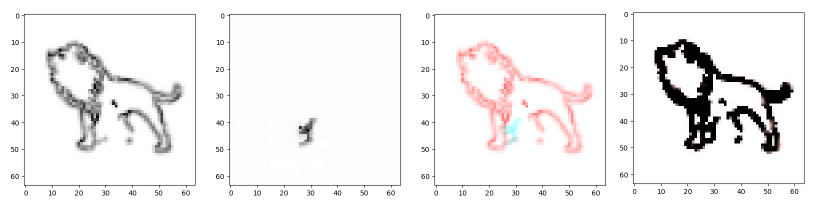
#> input picture result.png, 1626 x 414 px, given in place of lion_0187_000.png, which was not available (shown at 1/2 size)
$ jupyter execute --allow-errors test.ipynb
#> lines starting #> are read from the running program, lines starting #| are printed output that depends on the picture; after the words box and inside, x2 and y2 are one past the last pixel; in counts of white or black regions, pixels touching at a corner belong together; pictures that were not available may be replaced by others from this repository, and a replacement may not be noted
### models/dataset_generator.py
from classes.video_clip import VideoClip

import random
import cv2
import numpy as np
import tensorflow as tf

from albumentations import  ReplayCompose, Compose, HorizontalFlip, CropAndPad, SafeRotate, ShiftScaleRotate, Affine


class DataSetGenerator(tf.keras.utils.Sequence):
    '''
    DataSetGenerator는 tf.keras.utils.Sequence를 상속.
        def __len__(self):
        def __getitem__(self, index):
        on_epoch_end
    5d의 batch dataset을 만들어 주는 base 클래스.
    '''
    def __init__(self, imgs=[], imgw=64, imgh=64, time_step=20, batch_size=16,
                 seq_type='forward', label_type='1step', aug_prob=0.4,
                 stacked=True, overlap=False, fill_box=False, invert=False):
        '''
        dataset: 5d(bthwc) dataset
        batch_size: batch_size입니다.
        img_size: preprocess에 사용할 입력이미지의 크기입니다.
        seq_type: random, forward, reverse
        label_type: 1step, all, same
        '''
#> called with imgw = 64, imgh = 64, time_step = 20, batch_size = 4, seq_type = 'aforward', label_type = '1step', aug_prob = 0.4, stacked = False
        self.imgs = imgs
        self.img_w = imgw
        self.img_h = imgh
        self.time_step = time_step
        self.batch_size = batch_size
        self.shuffle = True
        self.seq_type = seq_type
        self.label_type = label_type
        self.stacked = stacked
        self.overlap = overlap
        self.fill_box = fill_box
        self.invert = invert
        self.data_count = len(self.imgs)

        self.augmentation_list = [None, ]
        self.augmentation_list.append(ReplayCompose([HorizontalFlip(p=1.0)])) # 좌우대칭
#> (this line was passed over: albumentations is not available in this run)
        self.augmentation_list.append(ReplayCompose([CropAndPad(
                                        percent=(-0.2, 0.2), p=1.0, pad_mode=cv2.BORDER_CONSTANT,
                                        pad_cval=1.0, keep_size=True)])) # crop and pad(size same)
#> (this line was passed over: albumentations is not available in this run)
        self.augmentation_list.append(ReplayCompose([SafeRotate(
                                        limit=[-45, 45], interpolation=1, border_mode=cv2.BORDER_CONSTANT,
                                        value=1.0, mask_value=None, always_apply=False, p=1.0)])) # saferotate(size same)
#> (this line was passed over: albumentations is not available in this run)

        self.augmentation = ReplayCompose([
                                            HorizontalFlip(p=aug_prob),
                                            CropAndPad( percent=(-0.2, 0.2), p=aug_prob,
                                               pad_mode=cv2.BORDER_CONSTANT, pad_cval=1.0, keep_size=True),
                                            SafeRotate(limit=[-45, 45], interpolation=1, border_mode=cv2.BORDER_CONSTANT,
                                                      value=1.0, mask_value=None, always_apply=False, p=aug_prob),
                                            ShiftScaleRotate(shift_limit=0.1, scale_limit=0.1, rotate_limit=0, p=aug_prob,
                                                             value=1.0, border_mode=cv2.BORDER_CONSTANT),
                                            # Affine(translate_percent=0.2, p=aug_prob, cval=1.0, mode=cv2.BORDER_CONSTANT),
                                            Affine(translate_percent=None, shear=15, p=aug_prob, cval=1.0, mode=cv2.BORDER_CONSTANT),
                                           ])
        self.on_epoch_end()


    # [6 lines left out: function __len__, not called in this run]


    def on_epoch_end(self):
        if self.shuffle is True:
            np.random.shuffle(self.imgs)


    # [130 lines left out: functions __getitem__, create_rest_frames, create_shifted_frames, not called in this run]


    # def on_epoch_end(self):
    #     return self


# [44 lines that do not run on import are left out]

    # [22 lines of commented-out code are left out]


### apps/frame_maker.py
import os
import glob
import tkinter as tk
from tkinter import filedialog

import apps.config_env as cfg

from utils.guis import BaseGuiClass, unit_x, unit_y
from utils.files import dir_path_change
from classes.sketch_canvas import SketchCanvas


class FrameMaker(BaseGuiClass):
    '''
    FrameMaker 다이얼로그 생성 클래스.
    '''

    def __init__(self):
        '''
        widget들을 생성.
        w, h는 unit_x, unit_y의 배수 크기를 의미함.
        '''
        super().__init__()

        self.title("FrameMaker")
        self.geometry('550x700')
        self.resizable(0, 0)

        if os.name == 'nt':
            self.left_key = 37
            self.up_key = 38
            self.right_key = 39
            self.down_key = 40
        else:
            self.left_key = 113
            self.up_key = 111
            self.right_key = 114
            self.down_key = 116

        self.load_base_path = cfg.IMG_LOAD_BASE_PATH
        self.save_base_path = cfg.IMG_SAVE_BASE_PATH
        self.load_img_dir = self.load_base_path
        self.save_img_dir = self.save_base_path
        self.file_path = ""

        # for batch crop all
        self.batch_img_list = []
        self.next_batch_idx = -1

        p = self._last_pos.copy()
        self.load_label = self.add_label("load path", **p)
        self.load_entry = self.add_entry(**self.side_xy(), w=30)
        self.load_entry.delete(0, 'end')
        self.load_entry.insert(0, self.load_img_dir)
        xy = self.side_xy(offset=1)
        self.load_dir_btn = self.add_button("select", command=self.load_dir_btn_handler, **xy, w=10)

        xy = self.next_xy(p, offset=1)
        self.save_label = self.add_label("save path", **xy)
        self.save_entry = self.add_entry(**self.side_xy(), w=30)
        self.save_entry.delete(0, 'end')
        self.save_entry.insert(0, self.save_img_dir)
        xy = self.side_xy(offset=1)
        self.save_dir_btn = self.add_button("select", command=self.save_dir_btn_handler, **xy, w=10)
        xy = self.side_xy(offset=1)
        self.open_dir_btn = self.add_button("open", command=self.open_dir_btn_handler, **xy, w=10)

        xy = self.next_xy(p, offset=3)
        self.img_label = self.add_label("None", **xy, w=20)
        xy = self.side_xy(offset=1)
        self.load_img_btn = self.add_button("select", command=self.load_img_btn_handler, **xy, w=10)
        xy = self.side_xy(offset=1)
        self.batch_load_btn = self.add_button("Batch Start", command=self.batch_load_btn_handler, **xy, w=10)
        xy = self.side_xy(offset=1)
        self.save_clip_btn = self.add_button("save clip", command=self.save_clip_to_gif, **xy, w=10)


        # canvas 512*512 추가.
        self.canvas_wgt = self.add_canvas(x=2, y=6, w=int(cfg.CANVAS_W/unit_x), h=int(cfg.CANVAS_H/unit_y))
        self.canvas = SketchCanvas(self.canvas_wgt, 'yellow', 'black')

        xy = self.next_xy(offset=34)
        self.zoom_in_btn = self.add_button("+", command=lambda m="+": self.zoom_btn_handler(m), **xy, w=10)
        self.zoom_out_btn = self.add_button("-", command=lambda m="-": self.zoom_btn_handler(m), **self.side_xy(offset=1), w=10)

        crop_w, crop_h = self.canvas.crop_box.wh()
        self.crop_width_entry = self.add_entry(**self.side_xy(offset=3), w=10)
        self.crop_width_entry.delete(0, 'end')
        self.crop_width_entry.insert(0, crop_w)
        self.crop_height_entry = self.add_entry(**self.side_xy(offset=1), w=10)
        self.crop_height_entry.delete(0, 'end')
        self.crop_height_entry.insert(0, crop_h)

        # event bind
        self.bind("<Key>", self.keyboard_handler)
        self.crop_width_entry.bind('<Return>', self.keyboard_handler)
        self.crop_height_entry.bind('<Return>', self.keyboard_handler)


    # [176 lines left out: functions update_crop_box, save_to_gif, keyboard_handler, zoom_btn_handler, save_clip_to_gif, open_dir_btn_handler and 5 more, not called in this run]


# [7 lines that do not run on import are left out]


### notebooks/test.ipynb
[cell 1]
import os,sys
sys.path.insert(1, os.path.join(os.getcwd()  , '..'))

[cell 2]
import cv2
import os
import glob
import numpy as np
from utils.files import dir_path_change
from PIL import Image, ImageDraw
import matplotlib.pyplot as plt
from classes.image_frame import ImgFrame
from classes.video_clip import VideoClip

from IPython.display import clear_output


IMG_LOAD_BASE_PATH = '/home/evergrin/tmp/new_100/'
IMG_SAVE_BASE_PATH = '/home/evergrin/tmp/new_100_rename/'


gif_list = glob.glob(os.path.join(IMG_LOAD_BASE_PATH, "*.gif"))

[cell 3]
# 파일명 변경.

for idx, gif_file in enumerate(gif_list):

    # rename gif files
    new_file = os.path.join(IMG_SAVE_BASE_PATH, f"lion_{idx+920:04d}.gif")
    # new_file = dir_path_change(gif_file, IMG_SAVE_BASE_PATH, "gif")

    vclip = VideoClip()
    vclip.load_gif(gif_file, grayscale=True)
    vclip.resize(256, 256)
    vclip.make_gif(new_file)

    print(new_file)
    # os.system(f"cp {gif_file} {new_file}")

[cell 4]
# file의 frame count표시

for idx, gif_file in enumerate(gif_list[:1]):

    vclip = VideoClip()
    vclip.load_gif('/home/evergrin/iu/datas/data_set/lion_1210.gif', grayscale=True)

    print(gif_file, len(vclip.clips))

[cell 5]
# show first / last frame to check

for idx, gif_file in enumerate(gif_list):

    vclip = VideoClip()
    vclip.load_gif(gif_file, grayscale=True)

    # shwo first / last frame
    first_frame = vclip.clips[0]
    last2_frame = vclip.clips[-2]
    last_frame = vclip.clips[-1]

    # print(gif_file, ":", np.array_equal(first_frame, last_frame))
    first_img = first_frame.to_image()
    last2_img = last2_frame.to_image()
    last_img = last_frame.to_image()

    fig, axes = plt.subplots(nrows = 1, ncols = 3, figsize=(15, 3))
    axes[0].imshow(first_img, cmap='gray')
    axes[1].imshow(last2_img, cmap='gray')
    axes[2].imshow(last_img, cmap='gray')
    print(gif_file)
    plt.show()

    aaa = input()
    if 'q' == aaa:
        break

    clear_output(wait=True)

[cell 6]
# gif split and rearrange.

# [21 lines left out: function split_rearrange, not called in this run]


# for idx, gif_file in enumerate(gif_list[0]):
#     split_rearrange(gif_file, size=10) # size 5이상.

#> (the rest of this cell did not finish here and is left out)

[cell 7]
# gif split and rearrange for IU-Sketch

# [27 lines left out: function split_rearrange, not called in this run]


for idx, gif_file in enumerate(gif_list):
    split_rearrange(gif_file, size=4) # size 5이상.

[cell 8]
for idx, gif_file in enumerate(gif_list):

    vclip = VideoClip()
    vclip.load_gif(gif_file, grayscale=True)

    newclip = vclip.split(dx=50,dy=50, included_top=True)

    newclip = newclip.adjacent_clips(included_top=2, seq_type=1)

    stackedclip = newclip.stacked_frames_clip()

    new_file = dir_path_change(gif_file, IMG_SAVE_BASE_PATH, "gif")
    # print(gif_file, " -> ", new_file)
    newclip.make_gif(new_file, fps=5)

[cell 9]
import os, glob, random
from time import time
import numpy as np
import matplotlib.pyplot as plt

import tensorflow as tf
import tensorflow.keras as keras
from tensorflow.keras import layers
from tensorflow.keras.models import Model
from tensorflow.keras.utils import plot_model
from tensorflow.keras.layers import ThresholdedReLU

from tensorflow.keras import layers, Input, Model
from tensorflow.keras import losses
from tensorflow.keras import optimizers

import apps.config_env as cfg

from classes.image_frame import ImgFrame
from classes.video_clip import VideoClip
from models.dataset_generator import DataSetGenerator


import warnings
warnings.filterwarnings("ignore")

# from models.layer_conv import Conv2Plus1D, TConv2Plus1D
# from models.layer_encoder import Encoder5D, Decoder5D
# from models.layer_lstm import ConvLstmSeries

img_w, img_h = 64, 64 #cfg.DATA_IMG_W, cfg.DATA_IMG_H
batch_size = 4 #cfg.DATA_BATCH_SIZE
time_steps = 20 # cfg.DATA_TIME_STEP
enc_blk_count = 5  # 3 - 7
disc_blk_count = 3 #
EPOCHS = 50

enc_filters = [64,128,256,512,512,512,512,512]
dec_filters = [512,512,512,512,256,128,64]


# dataset 설정.
data_seq_type = 'aforward'  # 'all', 'rest', 'arandom', 'aforward', 'forward', 'reverse', 'random'
data_label_type = '1step'   # 'all', 'rest', 'same', '1step'
stakced = False
overlap = False

# 전체 raw_clip 랜덤한 이미지 목록을 가져옴.
img_list = glob.glob(os.path.join(cfg.RAW_CLIP_PATH, "*.gif"))
random.shuffle(img_list)

# 이미지 목록을 train/validation용으로 9:1로 나눔.
train_val_ratio = 0.9
train_img_cnt = int(len(img_list) * train_val_ratio)
train_img_list = img_list[:train_img_cnt]
val_img_list = img_list[train_img_cnt:]

# train/validation용 generator를 생성.
#> (the rest of this cell did not finish here and is left out)

#> (a cell that did not finish here is left out)

#> (a cell that did not finish here is left out)

#> (a cell that did not finish here is left out)

#> (a cell that did not finish here is left out)

[cell 14]
from apps.frame_maker import FrameMaker

#> (the rest of this cell did not finish here and is left out)

[cell 15]
import glob
from utils.files import dir_path_change
from classes.image_frame import ImgFrame
from classes.video_clip import VideoClip

IMG_LOAD_BASE_PATH = '/home/evergrin/iu/datas/imgs/raw_imgs/raw_gif/raw_gif_512_100/'
IMG_SAVE_BASE_PATH = '/home/evergrin/iu/datas/imgs/raw_imgs/raw_gif/resize_gif/'

[cell 16]
import cv2
import numpy as np
import matplotlib.pyplot as plt

# contour은 흰색의 물체를 검출.
IMG_DIR = '/home/evergrin/iu/datas/imgs/yahoo'
# img = cv2.imread(os.path.join(IMG_DIR, 'img0000.png'))
img = cv2.imread('/home/evergrin/iu/datas/imgs/data_set/lion_0187_000.png')
#> img is the input picture: shape (414, 1626, 3); mean B, G, R 239.3, 239.3, 240.7
imgray = cv2.cvtColor(img,cv2.COLOR_BGR2GRAY)
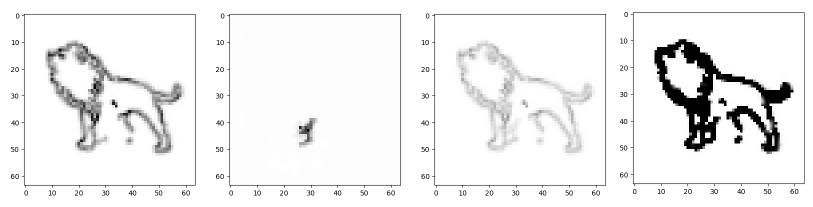
#> imgray: shape (414, 1626) (shown at 1/2 size); min 0, max 255, mean 239.8
# imgray = np.invert(imgray)

print(imgray.shape)
#| (414, 1626)
ret,thresh = cv2.threshold(imgray,200,255,0)
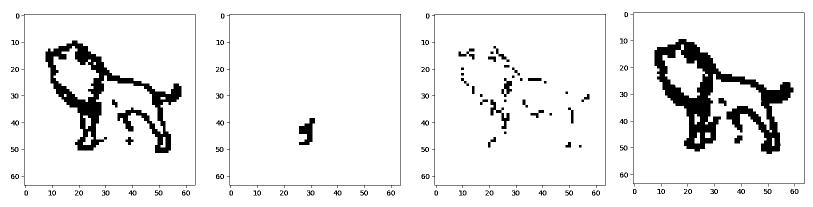
#> thresh: shape (414, 1626) (shown at 1/2 size); 92.8% white; 120 black regions, largest, box (x1, y1, x2, y2) and area: (1309, 78, 1587, 308) 19168, (91, 81, 363, 306) 14724, (1261, 25, 1609, 373) 1438
thresh = cv2.bitwise_not(thresh)
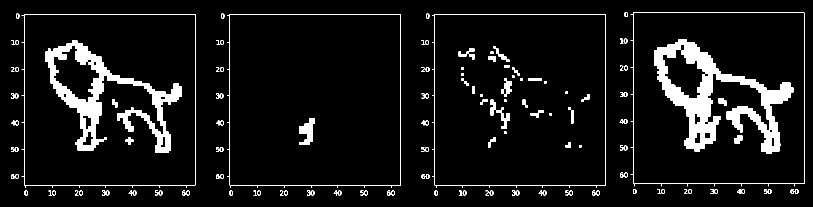
#> thresh: shape (414, 1626) (shown at 1/2 size); 7.2% white; 120 white regions


contours, hierarchy = cv2.findContours(thresh, cv2.RETR_EXTERNAL, cv2.CHAIN_APPROX_NONE)
#> contours = 84 contours, 16 with area under 20; largest, box (x1, y1, x2, y2) and area: (864, 28, 1212, 376) 116978, (454, 28, 802, 376) 116978, (43, 28, 391, 376) 116978, (1261, 25, 1609, 373) 116978, (1077, 381, 1093, 391) 81
sxs = []
sys = []
exs = []
eys = []

for i in range(len(contours)):
    x,y,w,h = cv2.boundingRect(contours[i])
    sxs.append(x)
    sys.append(y)
    exs.append(x+w)
    eys.append(y+h)
#> this loop made 84 passes
#> (x, y, w) on passes 1 to 12: (1192, 381, 8), (1184, 381, 7), (1131, 381, 15), (1077, 381, 16), (1024, 381, 15), (979, 381, 8), (971, 381, 7), (925, 381, 8), (918, 381, 7), (869, 381, 7), (782, 381, 8), (774, 381, 7)
#> after the loop, exs = 84 values, max 1609 at index 82, min 29 at index 45, mean 750.5; eys = 84 values, max 391 at index 0, min 34 at index 83, mean 297.3; sxs = 84 values, max 1589 at index 30, min 22 at index 45, mean 724.6; sys = 84 values, max 381 at index 0, min 24 at index 83, mean 271.2

sxs = np.array(sxs)
sys = np.array(sys)
exs = np.array(exs)
eys = np.array(eys)

#     cv2.drawContours(img, [contours[i]], -1, (0, 0, 255), 2)
    # cv2.putText(img, str(i), tuple(contours[i][0][0]), cv2.FONT_HERSHEY_COMPLEX, 0.8, (0, 255, 0), 1)
    # print(i, hierarchy[0][i])

sx,sy,ex,ey = np.min(sxs), np.min(sys), np.max(exs), np.max(eys)
#> sx = 22; sy = 24; ex = 1609; ey = 391
img = cv2.rectangle(img,(sx,sy),(ex,ey),(0, 0, 255), 2)
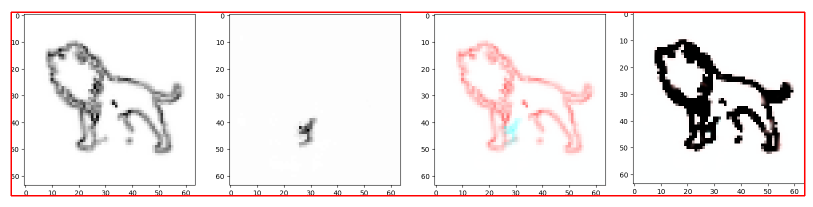
#> img: shape (414, 1626, 3) (shown at 1/2 size); 1.74% of pixels changed, all inside (x1, y1, x2, y2) = (21, 23, 1611, 393)

plt.imshow(img)
#> (this line was passed over: IPython is not available in this run)

# [12 lines of commented-out code are left out]

[cell 17]
# 디렉토리에 있는 gif file을 1/2 사이즈로 일괄 변경한다.

gif_list = glob.glob(os.path.join(IMG_LOAD_BASE_PATH, "*.gif"))

for gif_file in gif_list:

    vclip = VideoClip()
    vclip.load_gif(gif_file, grayscale=True)
    new_file = dir_path_change(gif_file, IMG_SAVE_BASE_PATH, "gif")
    vclip.make_gif(new_file, ratio=0.5)

[cell 18]
# 디렉토리에 있는 gif file을 1/2 사이즈로 일괄 변경한다.

gif_list = glob.glob(os.path.join(IMG_LOAD_BASE_PATH, "*.gif"))

for idx, gif_file in enumerate(gif_list):

    clip = VideoClip(gif_path=gif_file)

    imgfrm = ImgFrame(img=clip.clips[0], do_norm=False)

    # vclip.load_gif(gif_file, grayscale=True)
    file_name = os.path.join(IMG_SAVE_BASE_PATH, f"lion_{500+idx:04d}.png")
    imgfrm.to_image(save_file=file_name)
    # new_file = dir_path_change(gif_file, IMG_SAVE_BASE_PATH, "gif")
    # vclip.make_gif(new_file, ratio=0.5)
